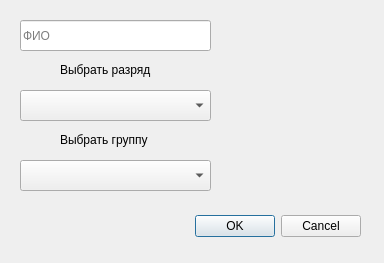
<?xml version="1.0" encoding="UTF-8"?>
<ui version="4.0">
 <class>AddPupilsDialog</class>
 <widget class="QDialog" name="AddPupilsDialog">
  <property name="geometry">
   <rect>
    <x>0</x>
    <y>0</y>
    <width>384</width>
    <height>263</height>
   </rect>
  </property>
  <property name="windowTitle">
   <string>Dialog</string>
  </property>
  <widget class="QDialogButtonBox" name="buttonBox">
   <property name="geometry">
    <rect>
     <x>20</x>
     <y>210</y>
     <width>341</width>
     <height>32</height>
    </rect>
   </property>
   <property name="orientation">
    <enum>Qt::Horizontal</enum>
   </property>
   <property name="standardButtons">
    <set>QDialogButtonBox::Cancel|QDialogButtonBox::Ok</set>
   </property>
  </widget>
  <widget class="QLineEdit" name="lineEdit_AddName">
   <property name="geometry">
    <rect>
     <x>20</x>
     <y>20</y>
     <width>191</width>
     <height>31</height>
    </rect>
   </property>
   <property name="placeholderText">
    <string>ФИО</string>
   </property>
  </widget>
  <widget class="QComboBox" name="comboBox_Rank">
   <property name="geometry">
    <rect>
     <x>20</x>
     <y>90</y>
     <width>191</width>
     <height>31</height>
    </rect>
   </property>
  </widget>
  <widget class="QComboBox" name="comboBox_Group">
   <property name="geometry">
    <rect>
     <x>20</x>
     <y>160</y>
     <width>191</width>
     <height>31</height>
    </rect>
   </property>
  </widget>
  <widget class="QLabel" name="label">
   <property name="geometry">
    <rect>
     <x>60</x>
     <y>60</y>
     <width>131</width>
     <height>20</height>
    </rect>
   </property>
   <property name="text">
    <string>Выбрать разряд</string>
   </property>
  </widget>
  <widget class="QLabel" name="label_2">
   <property name="geometry">
    <rect>
     <x>60</x>
     <y>130</y>
     <width>121</width>
     <height>20</height>
    </rect>
   </property>
   <property name="text">
    <string>Выбрать группу</string>
   </property>
  </widget>
 </widget>
 <resources/>
 <connections>
  <connection>
   <sender>buttonBox</sender>
   <signal>accepted()</signal>
   <receiver>AddPupilsDialog</receiver>
   <slot>accept()</slot>
   <hints>
    <hint type="sourcelabel">
     <x>248</x>
     <y>254</y>
    </hint>
    <hint type="destinationlabel">
     <x>157</x>
     <y>274</y>
    </hint>
   </hints>
  </connection>
  <connection>
   <sender>buttonBox</sender>
   <signal>rejected()</signal>
   <receiver>AddPupilsDialog</receiver>
   <slot>reject()</slot>
   <hints>
    <hint type="sourcelabel">
     <x>316</x>
     <y>260</y>
    </hint>
    <hint type="destinationlabel">
     <x>286</x>
     <y>274</y>
    </hint>
   </hints>
  </connection>
 </connections>
</ui>
